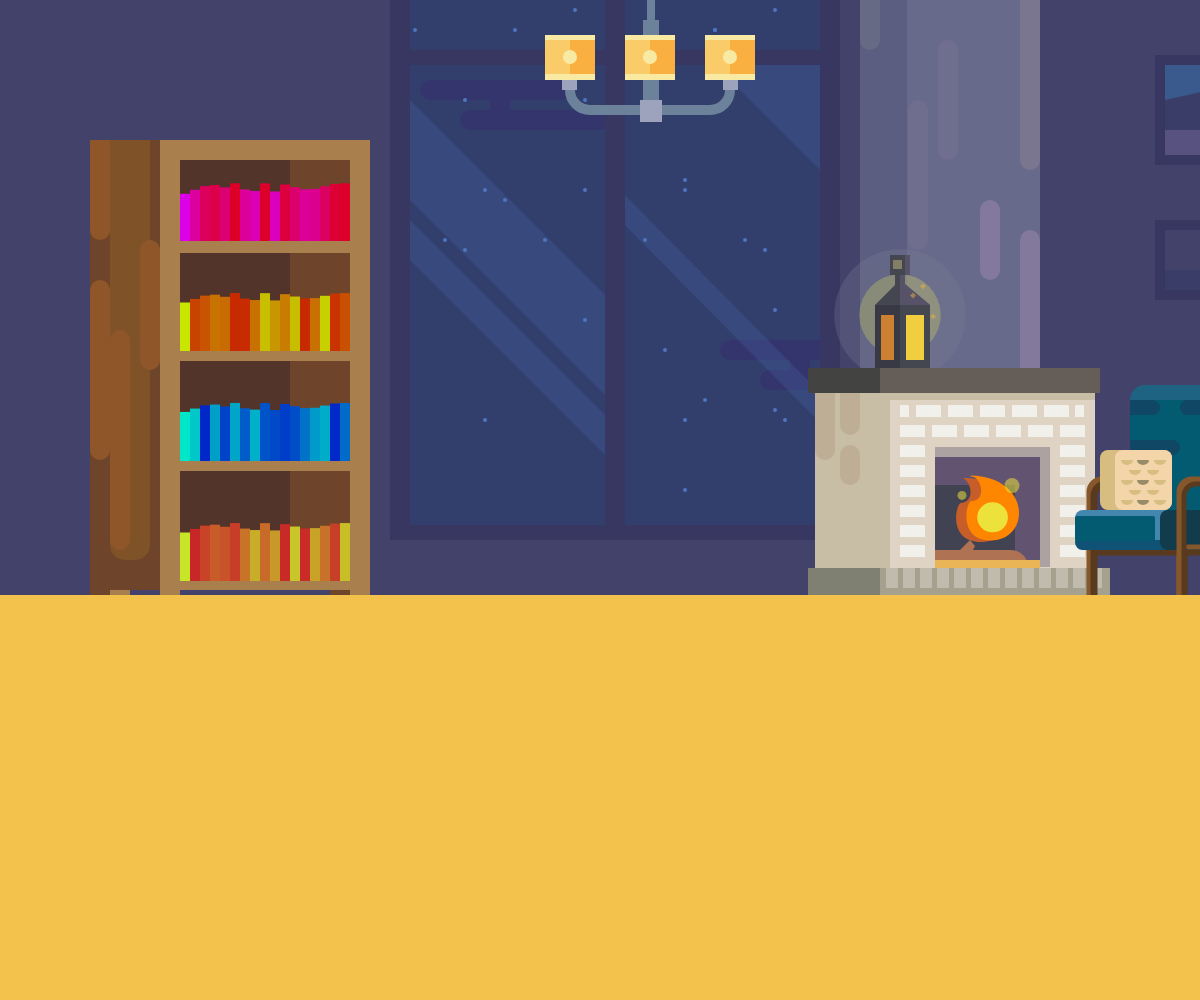
Frame 1 (no input)
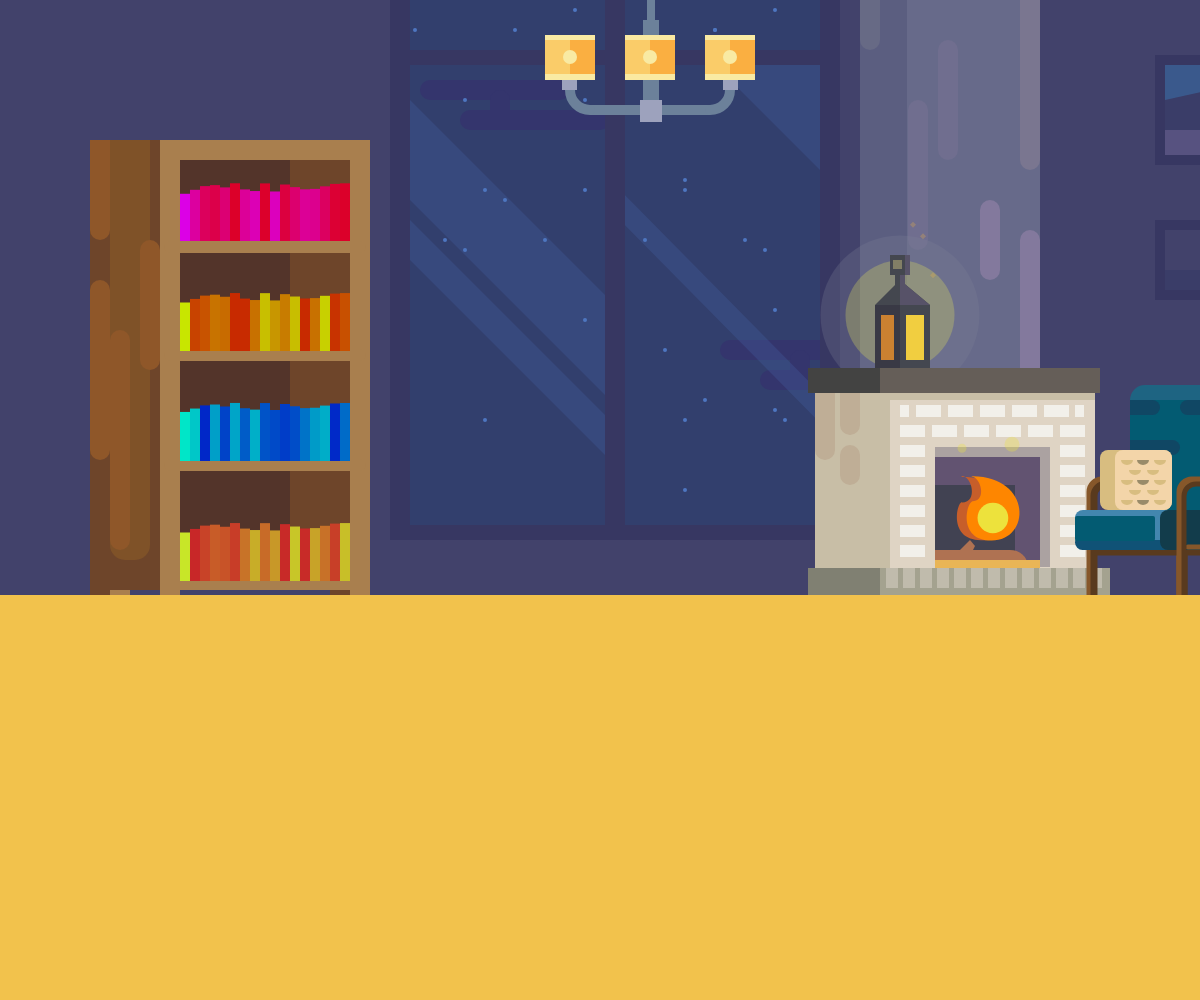
Frame 60 (no input)
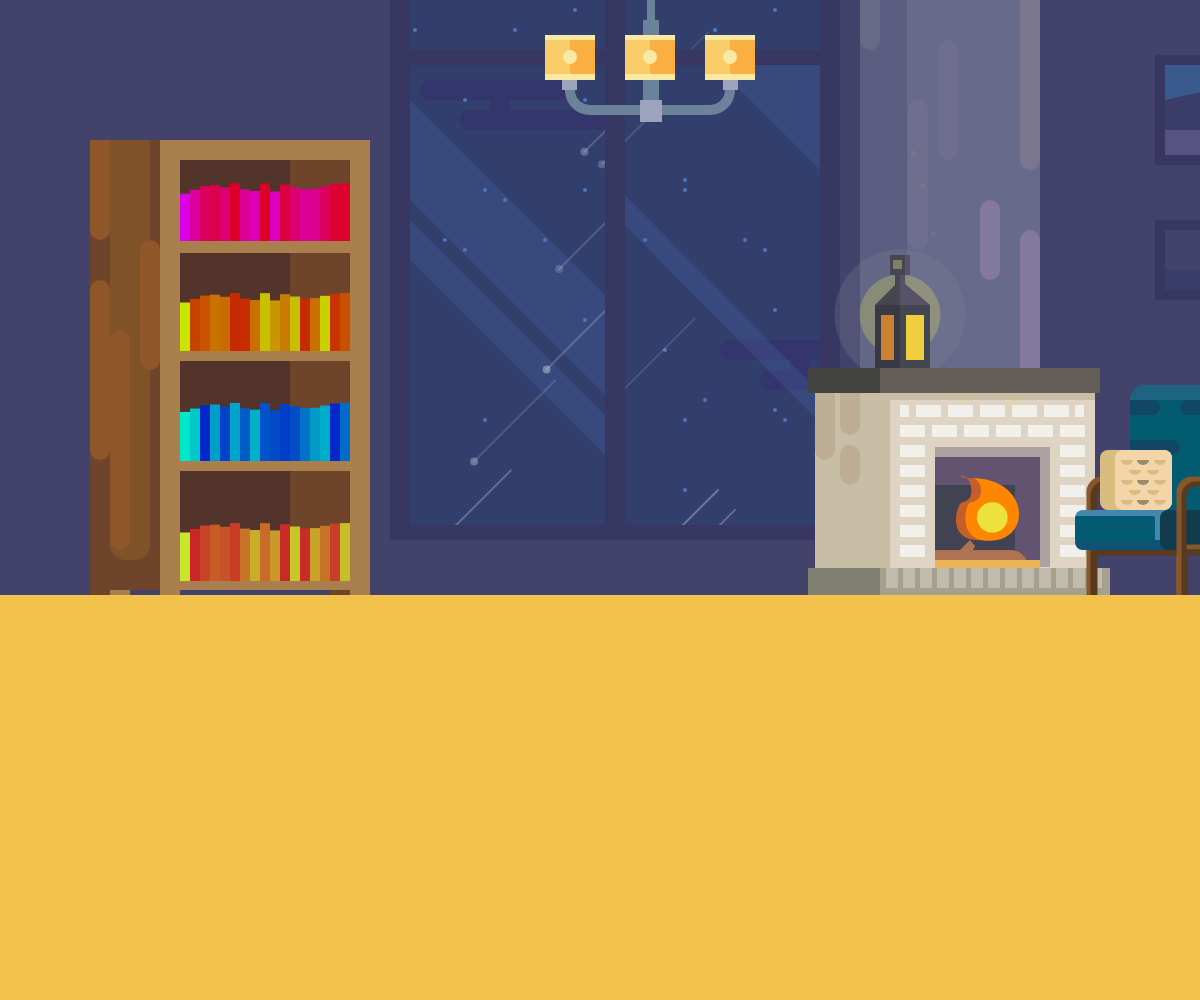
Frame 120 (the mouse pressed at the canvas centre since frame 60)

The p5.js sketch that drew these frames (run headless with seeded random() and noise() and a simulated clock; from frame 60 on, the mouse is pressed at the canvas centre):

// p5.js sketch
// ── sketch.js
//declare your variables
var raG1 = 1;//radius of Glow 1
var chSpGl1 = 1;//change Speed of Glow 1
var raG2 = 1;//radius of Glow 2
var chSpGl2 = 1;//change Speed of Glow 2
var ashRi=1;//ash rise
var ashFiRi=1;//ash at fireplace rise
var colorBook = new Array(230,199,39);
var starAdd=1;
var starChange= new Array(1);


function setup(){
  createCanvas(windowWidth,windowHeight);
  frameRate(30);
  for (var i=0; i<998; i++){
    append(colorBook, random(180)+30);
  }
  for (var i=0; i<99; i++){
    append(starChange, random(3)+0.3);
  }
}

function draw(){
  clear();
  noStroke();
  background(66,66,107);

  drawMyWindow();
  
  drawMyChimney();

  drawMyLamp();

  drawMyFirePlace();

  drawMyTopLamp();

  drawMyChair();

  drawMyBookShelf();

  drawMyPainting();

  drawMyFloor();
}
function drawMyWindow(){
  fill(50,63,109);
  rect(400,-15,430,550);
  fill(52,53,109);
  rect(420,80,150,20,15);
  rect(490,90,20,40,15);
  rect(460,110,150,20,15);
  rect(720,340,120,20,15);
  rect(790,350,20,40,15);
  rect(760,370,150,20,15);
  fill(49*1.5,70*1.5,119*1.5,60);
  quad(410,100,410,200,610,400,610,300);
  quad(410,220,410,260,610,460,610,420);
  quad(610,180,610,210,840,443,840,413);
  triangle(700,50,830,50,830,180);
  fill(78,118,192);
  ellipse(505,200,4,4);
  ellipse(465,100,4,4);
  ellipse(585,320,4,4);
  ellipse(445,240,4,4);
  ellipse(715,30,4,4);
  ellipse(585,100,4,4);
  ellipse(685,180,4,4);
  ellipse(705,400,4,4);
  ellipse(665,350,4,4);
  ellipse(685,420,4,4);
  ellipse(645,240,4,4);
  ellipse(715,30,4,4);
  ellipse(585,190,4,4);
  ellipse(775,310,4,4);
  ellipse(465,250,4,4);
  ellipse(485,420,4,4);
  ellipse(545,240,4,4);
  ellipse(415,30,4,4);
  ellipse(485,190,4,4);
  ellipse(575,10,4,4);
  ellipse(765,250,4,4);
  ellipse(785,420,4,4);
  ellipse(745,240,4,4);
  ellipse(515,30,4,4);
  ellipse(685,190,4,4);
  ellipse(775,10,4,4);
  ellipse(745,540,4,4);
  ellipse(515,530,4,4);
  ellipse(685,490,4,4);
  ellipse(775,410,4,4);
  if (mouseIsPressed) {
    starAdd++;
    if (starAdd==100){
      starAdd=0;
    }
    for (var i=0; i<20;i++){
      fill(255,255,255,random(starChange[i]*20)+100-starAdd);
      ellipse(600+starChange[i+1]*200-starAdd*starChange[i]*starChange[i],starChange[i+2]*5+starAdd*starChange[i]*starChange[i],8,8);
      stroke(255,255,255,random(starChange[i]*20)+80-starAdd);
      strokeWeight(2);
      line(600+starChange[i+1]*200-starAdd*starChange[i]*starChange[i],starChange[i+2]*5+starAdd*starChange[i]*starChange[i],600+starChange[i+1]*200-starAdd*starChange[i]*starChange[i]+starChange[i]*30,starChange[i+2]*5+starAdd*starChange[i]*starChange[i]-starChange[i]*30);
      noStroke();
    }
  }
  stroke(55,55,98);
  strokeWeight(20);
  noFill();
  rect(400,-15,430,550);
  noStroke();
  fill(55,55,98);
  rect(400,50,430,15);
  rect(605,0,20,530);
  fill(66,66,107);
  rect(0,0,390,700);
  rect(840,0,700,700);
  rect(390,540,700,700);
}

function drawMyLamp(){
  //Glow 2
  fill(124,127,150,70);
  if (raG2==0 || raG2==30){
    chSpGl2=-chSpGl2;
  }
  raG2 = raG2 + chSpGl2/2;
  ellipse(900,315,130+raG2,130+raG2);

  //Glow 1
  fill(217,218,93,80);
  if (raG1==0 || raG1==30){
    chSpGl1=-chSpGl1;
  }
  raG1 = raG1 + chSpGl1/2;
  ellipse(900,315,80+raG1,80+raG1);

  //Lamp
  fill(57,57,69);
  rect(875,305,55,70);
  fill(68,71,80);
  rect(900,305,30,70);
  fill(203,129,49);
  rect(881,315,13,45);
  fill(241,206,64);
  rect(906,315,18,45);
  fill(68,71,79);
  triangle(875,305,930,305,900,280);
  rect(895,275,10,10);
  rect(890,255,20,20);
  fill(87,82,104);
  triangle(930,305,900,280,900,305);
  rect(900,275,5,10);
  rect(905,255,5,20);
  fill(130,127,102);
  rect(893,260,9,9);

  //fire ash
  if (ashRi==150){
    ashRi=0;
  }else{
    ashRi++;
  }
  fill(240,181,63,120-ashRi*0.8);
  quad(913,295-ashRi*1.2,910,298-ashRi*1.2,913,301-ashRi*1.2,916,298-ashRi*1.2);
  quad(923,285-ashRi*0.85,920,288-ashRi*0.85,923,291-ashRi*0.85,926,288-ashRi*0.85);
  quad(933,315-ashRi*0.7,930,318-ashRi*0.7,933,321-ashRi*0.7,936,318-ashRi*0.7);
}

function drawMyFirePlace(){
  fill(101,94,88);
  rect(880,368,220,25);
  fill(200,190,166);
  rect(815,393,280,180);
  fill(191,174,150);
  rect(815,380,20,80,15);
  rect(840,380,20,55,15);
  rect(840,445,20,40,15);
  fill(67,67,66);
  rect(808,368,72,25);
  fill(223,212,196);
  rect(890,400,205,173);
  fill(242,240,234);
  for (var i=0; i<7;i++){
    rect(900,425+20*i,25,12);
    rect(1060,425+20*i,25,12);
  }
  for (var i=0; i<4;i++){
    rect(932+i*32,425,25,12);
  }
  for (var i=0; i<5;i++){
    rect(916+i*32,405,25,12);
  }
  rect(900,405,9,12);
  rect(1075,405,9,12);
  fill(171,162,161);
  rect(935,447,115,120);
  fill(98,83,113);
  rect(935,457,105,110);
  fill(65,66,82);
  rect(935,485,80,80);
  fill(175,114,82);
  rect(935,550,75,15);
  arc(1010,565,35,30,1.5*PI,2*PI);
  quad(960,550,970,540,975,546,973,550);
  fill(233,181,86);
  rect(935,560,105,10);
  fill(128,128,114);
  rect(808,568,72,30);
  fill(164,162,143);
  rect(880,568,230,30);
  fill(192,187,172);
  for (var i=0 ; i<13; i++){
    rect(886+i*17,568,12,20);
  }
  fill(199,94,42);
  beginShape();
    vertex(970-10+random(3), 475+random(3));
    bezierVertex(1030-10+random(3), 475+random(3), 1030-10+random(3), 540+random(3), 990-10+random(3), 540+random(3));
    bezierVertex(955-10+random(3), 540+random(3),965-10+random(3), 500+random(3), 970-10+random(3), 500+random(3));
    bezierVertex(985-10+random(3), 500+random(3),980-10+random(3), 475+random(3), 970-10+random(3), 475+random(3));
  endShape();
  fill(254,134,0);
  beginShape();
    vertex(970+random(3), 475+random(3));
    bezierVertex(1030+random(3), 475+random(3), 1030+random(3), 540+random(3), 990+random(3), 540+random(3));
    bezierVertex(955+random(3), 540+random(3),965+random(3), 500+random(3), 970+random(3), 500+random(3));
    bezierVertex(985+random(3), 500+random(3),980+random(3), 475+random(3), 970+random(3), 475+random(3));
  endShape();
  fill(237,226,60);
  ellipse(992+random(1),517+random(1),30+random(1),30+random(1));
  if (ashFiRi==150){
    ashFiRi=0;
  }else{
    ashFiRi++;
  }
  fill(237,226,60,140-ashFiRi);
  ellipse(1012,487-ashFiRi*0.7,15,15);
  ellipse(962,497-ashFiRi*0.8,9,9);
}

function drawMyTopLamp(){
  fill(108,129,154);
  rect(647,0,8,20);
  rect(643,20,16,80);
  rect(590,105,120,10);
  noFill();
  stroke(108,129,154);
  strokeWeight(10);
  arc(590,90,40,40,PI/2,PI);
  arc(710,90,40,40,0,PI/2);
  noStroke();
  fill(157,162,189);
  rect(640,100,22,22);
  rect(562,80,15,10);
  rect(723,80,15,10);
  fill(250,233,161);
  rect(625,35,50,45);
  fill(250,204,105);
  rect(625,40,25,34);
  fill(250,175,65);
  rect(650,40,25,34);
  fill(249,234,163);
  ellipse(650,57,14,14);
  rect(625-80,35,50,45);
  fill(250,204,105);
  rect(625-80,40,25,34);
  fill(250,175,65);
  rect(650-80,40,25,34);
  fill(249,234,163);
  ellipse(650-80,57,14,14);
  rect(625+80,35,50,45);
  fill(250,204,105);
  rect(625+80,40,25,34);
  fill(250,175,65);
  rect(650+80,40,25,34);
  fill(249,234,163);
  ellipse(650+80,57,14,14);
}

function drawMyChair(){
  noFill();
  stroke(134,87,42);
  strokeWeight(7);
  rect(1180-90,480,90,140,12);
  line(1270-90,435,1270-90,600,12);
  line(1192,542,1270,542);
  stroke(89,58,30);
  rect(1184-90,484,90,140,12);
  line(1274-90,435,1274-90,600,12);
  line(1095,552,1270,552);
  noStroke();
  fill(30,100,130);
  rect(1130,385,130,160,15);
  fill(3,91,114);
  rect(1130,400,100,110);
  fill(18,60,75);
  rect(1235,385,40,160,15);
  fill(16,82,118);
  rect(1075,535,100,15,8);
  fill(67,134,174);
  rect(1075,510,100,30,8);
  fill(3,91,114);
  rect(1075,516,80,25,2);
  fill(18,60,75);
  rect(1160,510,115,40,8);
  noFill();
  stroke(134,87,42);
  strokeWeight(7);
  rect(1180,480,90,140,12);
  line(1270,435,1270,600,12);
  strokeWeight(5);
  line(1188,547,1270,547);
  stroke(89,58,30);
  rect(1184,484,90,140,12);
  line(1274,435,1274,600,12);
  noStroke();
  fill(16,71,100);
  rect(1130,400,30,15,0,15,15,0);
  rect(1180,400,50,15,15,0,0,15);
  rect(1200,420,30,15,15,0,0,15);
  rect(1130,440,50,15,0,15,15,0);
  fill(216,189,128);
  rect(1100,450,72,60,8);
  fill(243,213,169);
  rect(1115,450,57,60,8);
  fill(216,189,128);
  arc(1127,460,12,10,0,PI);
  arc(1160,460,12,10,0,PI);
  arc(1127,480,12,10,0,PI);
  arc(1160,480,12,10,0,PI);
  arc(1127,500,12,10,0,PI);
  arc(1160,500,12,10,0,PI);
  arc(1135,470,12,10,0,PI);
  arc(1153,470,12,10,0,PI);
  arc(1135,490,12,10,0,PI);
  arc(1153,490,12,10,0,PI);
  fill(153,139,105);
  arc(1143,460,12,10,0,PI);
  arc(1143,480,12,10,0,PI);
  arc(1143,500,12,10,0,PI);
}

function drawMyChimney(){
  fill(91,94,128);
  rect(860,0,180,370);
  fill(103,106,138);
  rect(907,0,133,370);
  fill(103,106,133);
  rect(860,-10,20,60,15);
  fill(122,118,144);
  rect(1020,-30,20,200,15);
  fill(112,110,143);
  rect(908,100,20,150,15);
  rect(938,40,20,120,15);
  fill(131,121,157);
  rect(1020,230,20,200,15);
  rect(980,200,20,80,15);
}

function drawMyFloor(){
  fill(242,194,76);
  rect(0,595,windowWidth,windowHeight-595);
}

function drawMyPainting(){
  fill(55,55,98);
  rect(1155,55,110,110);
  rect(1155,220,180,80);
  fill(58,89,140);
  quad(1165,65,1255,65,1255,155,1165,155);
  fill(58,61,104);
  quad(1165,100,1255,80,1255,130,1165,130);
  fill(87,82,128);
  rect(1165,130,90,25);
  fill(66,66,107);
  rect(1165,230,160,40);
  fill(58,61,104);
  rect(1165,270,160,20);
  fill(87,68,115);
  arc(1270,270,50,50,PI,2*PI);
}

function drawMyBookShelf(){
  fill(110,69,42);
  rect(90,140,470-190,590-140);
  rect(90,575,20,40);
  fill(83,52,42);
  rect(175,160,390-275,575-150);
  fill(110,69,42);
  rect(330,575,20,40);
  noFill();
  stroke(169,127,78);
  strokeWeight(20);
  rect(170,150,190,430);
  strokeWeight(12);
  line(170,247,360,247);
  line(170,355,360,355);
  line(170,465,360,465);
  noStroke();
  for (var i=0; i<17; i++){
    var color1 = new Array (220,0,0);
    var color2 = new Array (200,0,0);
    var color3 = new Array (0,0,200);
    var color4 = new Array (200,0,40);
    var j= new Array (1);
    arrayCopy(colorBook, i*3, color1, 2, 1);
    arrayCopy(colorBook, i*4, color2, 1, 1);
    arrayCopy(colorBook, i, color3, 1, 1);
    arrayCopy(colorBook, i*2, color4, 1, 1);
    arrayCopy(colorBook, i*3, j, 0, 1);
    fill(color1);
    rect(180+10*i,181+j/18,10,60-j/18);
    fill(color2);
    rect(180+10*i,291+j/20,10,60-j/20);
    fill(color3);
    rect(180+10*i,401+j/21,10,60-j/21);
    fill(color4);
    rect(180+10*i,521+j/20,10,60-j/20);
  }
    fill(169,127,78);
    rect(350,575,20,40);
    rect(160,575,20,40);
    rect(110,590,20,40);
    fill(127,82,40);
    rect(110,140,40,420,0,0,15,15);
    fill(143,87,41);
    rect(90,140,20,100,0,0,15,15);
    rect(140,240,20,130,15);
    rect(90,280,20,180,15);
    rect(110,330,20,220,15);
}
